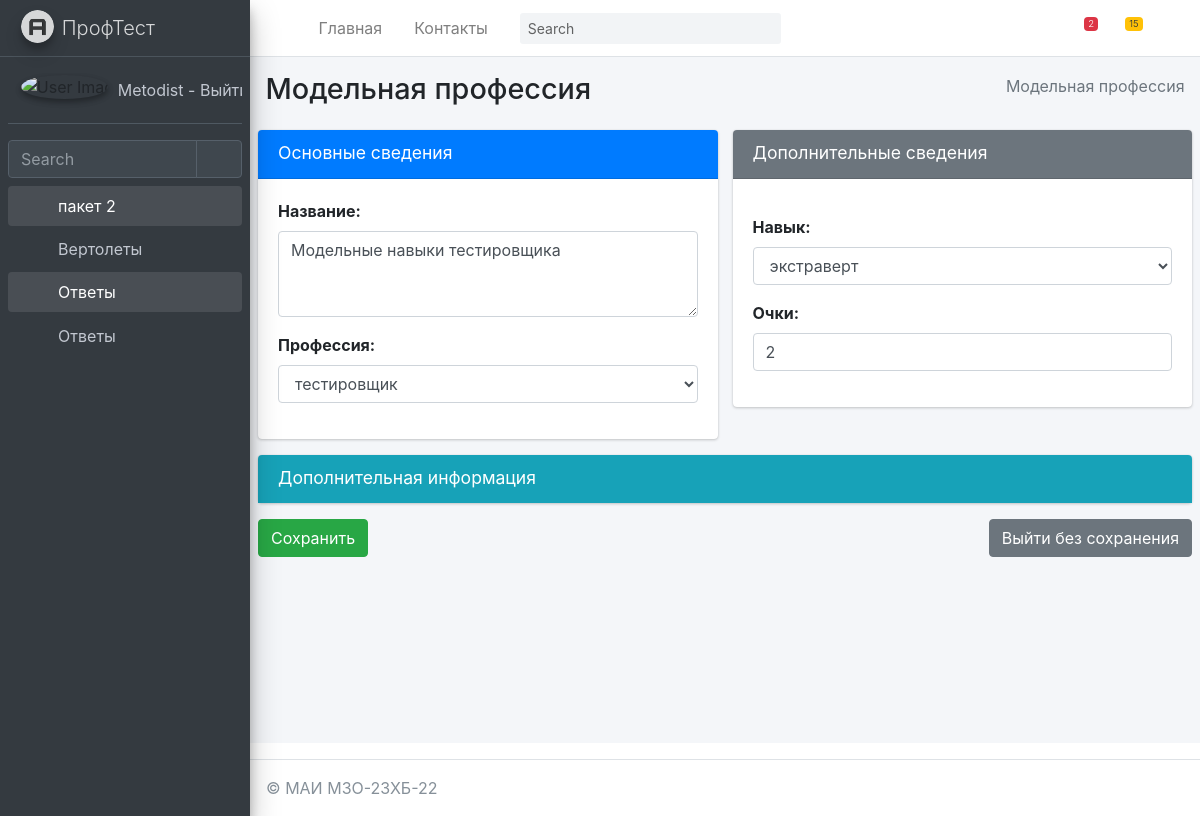
/anketa/model_prof/update/19/ (signed in), run on the app's committed database.
### mysite/anketa/models.py (models this page shows, shortened)
class Model_prof(models.Model):
    title = models.TextField(max_length=50, verbose_name="Название")
    professions = models.ForeignKey(Professions, on_delete=models.PROTECT, verbose_name="Профессия")
    skills = models.ForeignKey(Skills, on_delete=models.PROTECT, verbose_name="Навык", related_name="SkillsProf")
    score = models.PositiveIntegerField(verbose_name="Очки")
    class Meta:
        ordering = ["-title"]
        verbose_name = "Модельная профессия"
        verbose_name_plural = "Модельные профессии"

### mysite/anketa/views.py (the view)
# urls.py: path('model_prof/update/<int:pk>/', Model_profUpdate.as_view(), name='Model_profUpdate'),
@method_decorator(login_required(login_url='/login/'), name='dispatch')
class Model_profUpdate(UpdateView):
	model = Model_prof
	template_name_suffix = '_update_form'
	fields = '__all__'
	success_url = '/anketa/model_prof/'
	def get_context_data(self, *, object_list=None, **kwargs):
		context = super(Model_profUpdate,self).get_context_data(**kwargs)
		context['sometry'] = self.model._meta.verbose_name
		context['slovar'] = {'title','professions'}
		context['secslovar'] = {'skills',"score"}
		context['hidenslovar'] = {'id'}
		context['dopslovar'] = {'updated_at','erem','edesc','created_at'}
		context['model'] = self.model
		return context

### mysite/anketa/models.py (called while the page is built)
    def __str__(self):
        return self.title

    def __str__(self):
        return self.title

### mysite/anketa/templatetags/anketa_tags.py (called while the page is built)
@register.filter(name='addclassrow')
def addclassrow(field, class_attr):
    rowcol = '3'
    return field.as_widget(attrs={'class': class_attr, 'rows': rowcol })

@register.simple_tag
def my_save():
    return "Сохранить"

@register.simple_tag
def my_notsave():
    return "Выйти без сохранения"

### mysite/anketa/templates/anketa/model_prof_update_form.html (shortened to what this page needs)
{% extends 'anketa/base.html' %}
{% load anketa_tags %}
{% block content %}
    <div class="content-wrapper">
        {% block sidebar %}
            {% include 'anketa/includes/_breadcrumb.html' %}
        {% endblock %}
        <section class="content">
            <form method="post" enctype="multipart/form-data">
                <div class="row">
                    <div class="col-md-6">
                        <div class="card card-primary">
                            <div class="card-header">
                                <h3 class="card-title">Основные сведения</h3>
                                <div class="card-tools">
                                    <button type="button" class="btn btn-tool" data-card-widget="collapse"
                                            title="Collapse">
                                        <i class="fas fa-minus"></i>
                                    </button>
                                </div>
                            </div>
                            <div class="card-body">
                                {% for field in form %}
                                    <div class="form-group">
                                        {% if field.name in slovar %}
                                            {{ field.label_tag }}
                                            {{ field | addclassrow:"form-control " }}
                                        {% endif %}
                                    </div>
                                {% endfor %}
                            </div>
                        </div>
                    </div>
                    <div class="col-md-6">
                        <div class="card card-secondary">
                            <div class="card-header">
                                <h3 class="card-title">Дополнительные сведения</h3>
                                <div class="card-tools">
                                    <button type="button" class="btn btn-tool" data-card-widget="collapse"
                                            title="Collapse">
                                        <i class="fas fa-minus"></i>
                                    </button>
                                </div>
                            </div>
                            <div class="card-body">
                                {% for field in form %}
                                    <div class="form-group">
                                        {% if field.name in secslovar %}
                                            {{ field.label_tag }}
                                            {{ field | addclassrow:"form-control " }}
                                        {% endif %}
                                    </div>
                                {% endfor %}
                            </div>
                        </div>
                    </div>
                </div>
                <div class="row">
                    <div class="col-12">
                        <div class="card card-info collapsed-card">
                            <div class="card-header">
                                <h3 class="card-title">Дополнительная информация</h3>
                                <div class="card-tools">
                                    <button type="button" class="btn btn-tool" data-card-widget="collapse"
                                            title="Collapse">
                                        <i class="fas fa-plus"></i>
                                    </button>
                                </div>
                            </div>
                        </div>
                    </div>
                </div>
                <div class="row">
                    <div class="col-12">
                        <a href="{% url 'anketa:model_prof' %}" class="btn btn-secondary float-right">
                            {% my_notsave %}</a>
                        <input type="submit" value="{% my_save %}" class="btn btn-success ">
                    </div>
                </div>
            </form>
        </section>
    </div>
{% endblock content %}

### mysite/templates/includes/full_sidebar.html
<aside class="main-sidebar sidebar-dark-primary elevation-4">
    <a href="/" class="brand-link">
        <img src="{{ ASSETS_ROOT }}/img/AdminLTELogo.png" alt="AdminLTE Logo" class="brand-image img-circle elevation-3"
             style="opacity: .8">
        <span class="brand-text font-weight-light">ПрофТест</span>
    </a>
    <div class="sidebar">
        <div class="user-panel mt-3 pb-3 mb-3 d-flex">
            <div class="image">
                <img src="{{ ASSETS_ROOT }}/img/user2-160x160.jpg" class="img-circle elevation-2" alt="User Image">
            </div>
            <div class="info">
                <a href="{% url 'logout' %}" class="d-block">
                    {{ request.user.username }} - Выйти2
                </a>
            </div>
        </div>
        <div class="form-inline">
            <div class="input-group" data-widget="sidebar-search">
                <input class="form-control form-control-sidebar" type="search" placeholder="Search" aria-label="Search">
                <div class="input-group-append">
                    <button class="btn btn-sidebar">
                        <i class="fas fa-search fa-fw"></i>
                    </button>
                </div>
            </div>
        </div>
        <nav class="mt-2">
            <ul class="nav nav-pills nav-sidebar flex-column" data-widget="treeview" role="menu" data-accordion="false">
                {% for item1 in SIDEBAR %}
                    <li class="nav-item {% if 'children' in item1 %} has-treeview menu-is-opening menu-open {% endif %}">
                    <a href="{% if 'children' in item1 %}#{% else %}{{ item1.url }}{% endif %}" class="nav-link">
                        <i class="nav-icon fas fa-circle {{ item1.color }}"></i>
                        <p>
                            {{ item1.name }}
                            {% if 'children' in item1 %}<i class="right fas fa-angle-left"></i>{% endif %}
                        </p>
                    </a>
                    <ul class="nav nav-treeview">
                    {% if 'children' in item1 %}
                        {% for item2 in item1.children %}
                            <li class="nav-item">
                                <a href="{{ item2.url }}" class="nav-link">
                                    <i class="far fa-circle nav-icon"></i>
                                    <p>{{ item2.name }}</p>
                                </a>
                            </li>
                        {% endfor %}
                    {% endif %}
                    </ul>
                    </li>
                {% endfor %}
            </ul>
        </nav>
    </div>
</aside>

### data on the page
Model_prof: title "Модельные навыки тестировщика" "тестировщик", skills "экстраверт" "2"

### other printed values
{{ request.user.username }} "Metodist"
{{ item1.name }} "пакет 2" "Ответы"
{{ item2.name }} "Вертолеты" "Ответы"
{{ sometry }} "Модельная профессия"
{{ field.label_tag }} "Название:" "Профессия:"
{{ field.label_tag }} "Навык:" "Очки:"
